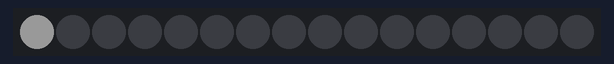
The sketch below on a simulated ESP8266 (NodeMCU). Parts: 16 RGB LEDs in strip order, left to right. Dim RGB values are drawn brighter than linear.

Above: at 0.1 s.
At 0.5 s:
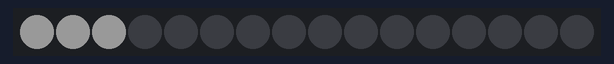
At 0.9 s:
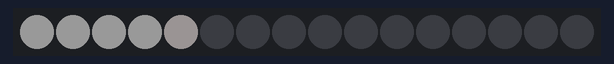
At 1.7 s:
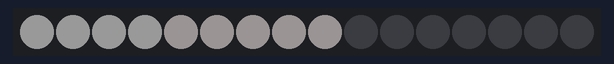
At 2.5 s:
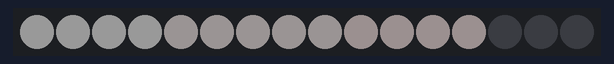
At 3.21 s:
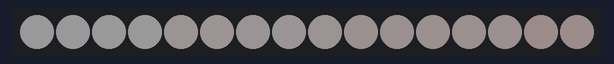

The sketch:

WS2812_Testing.ino
```cpp
#include <Adafruit_NeoPixel.h>

#define LED_PIN    D3

// How many NeoPixels are attached to the Arduino?
#define LED_COUNT 16

// Declare our NeoPixel strip object:
Adafruit_NeoPixel strip(LED_COUNT, LED_PIN, NEO_GRB + NEO_KHZ800);

void setup() {

  strip.begin();           // INITIALIZE NeoPixel strip object (REQUIRED)
  strip.show();            // Turn OFF all pixels ASAP
  strip.setBrightness(50); // Set BRIGHTNESS to about 1/5 (max = 255)
}

// loop() function -- runs repeatedly as long as board is on ---------------
void loop() {

  for(int i=0; i<LED_COUNT+1; i++){
    strip.setBrightness(50);
    strip.setPixelColor(i, strip.Color(127+i, 127, 127)); //  Set pixel's color (in RAM)
    strip.show();
    delay(200);
  }

    for(int i=0; i<LED_COUNT+1; i++){
    strip.setBrightness(0);
    strip.setPixelColor(i, strip.Color(0, 0, 0)); //  Set pixel's color (in RAM)
    strip.show();
  }

}
```

Measured:
- by itself, everything shown: repeats every 3.4 s, in 17 steps
- what the display in image 5 shows lasts 0.4 s, from 3.0 s to 3.4 s
